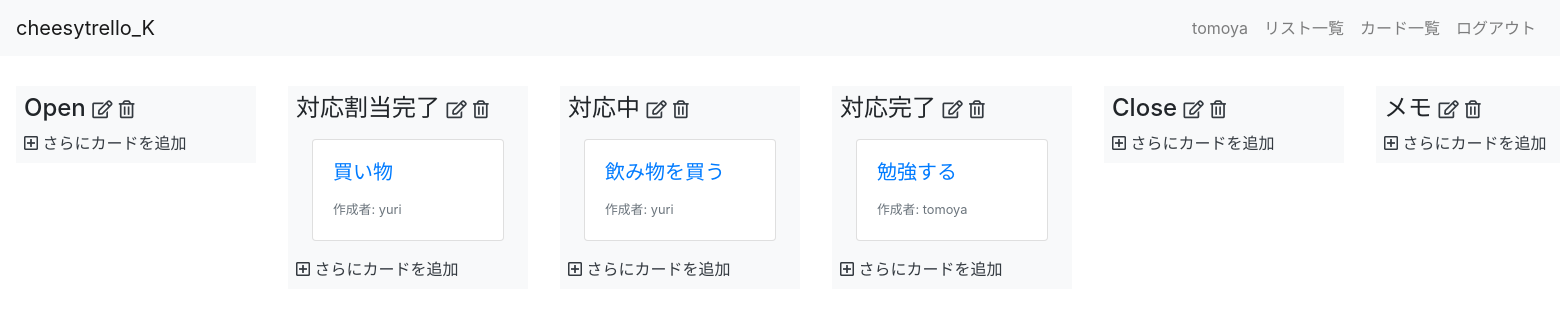
Screenshot of /kanban/home/ (signed in) with the database file from the repository.
### kanban/models.py (models this page shows, shortened)
class List(models.Model):
    title = models.CharField(max_length=200)
    user = models.ForeignKey(User, on_delete=models.CASCADE)

class Card(models.Model):
    title = models.CharField(max_length=200)
    description = models.TextField()
    user = models.ForeignKey(User, on_delete=models.CASCADE)
    list = models.ForeignKey(List, on_delete=models.CASCADE)

### kanban/views.py (the view)
# urls.py: path("home/", views.HomeView.as_view(), name="home"), # 追加
class HomeView(LoginRequiredMixin, ListView):
    model = List
    template_name = "kanban/home.html"

### kanban/templates/kanban/home.html (shortened to what this page needs)
{% extends "kanban/base.html" %}
{% block content %}
<div class="container-fluid home">
  <div class="row flex-nowrap">
    {% for list in list_list %}
    <div class="bg-light m-3 p-2 list">
      <h4>{{ list.title }}
        <a href="{% url 'kanban:lists_update' list.pk %}" class="text-dark"><i class="far fa-edit fa-xs"></i></a>
        <a href="{% url 'kanban:lists_delete' list.pk %}" class="text-dark"><i class="far fa-trash-alt fa-xs"></i></a>
      </h4>
      {% for card in list.card_set.all %}
      <a href="{% url 'kanban:cards_detail' card.pk %}" class="card m-3">
        <div class="card-body">
          <h5 class="card-title">{{ card.title }}</h5>
          <footer>
            <small class="text-muted">作成者: {{ card.user.username }}</small>
          </footer>
        </div>
      </a>
      {% endfor %}
      <a href="{% url 'kanban:cards_create' %}" class="text-dark"><i class="far fa-plus-square"></i> さらにカードを追加</a>
    </div>
    {% endfor %}
  </div>
</div>
{% endblock %}

### kanban/templates/kanban/base.html (shortened to what this page needs)
{% load static %}
<!doctype html>
<html lang="ja">
  <head>
    <link rel="stylesheet" href="https://stackpath.bootstrapcdn.com/bootstrap/4.3.1/css/bootstrap.min.css">
    <link href="https://use.fontawesome.com/releases/v5.6.1/css/all.css" rel="stylesheet">
    <link rel="stylesheet" type="text/css" href="{% static 'kanban/custom.css' %}">
  </head>
  <body>
    <header>
      <nav class="navbar navbar-expand-lg navbar-light bg-light fixed-top">
        {% if request.user.is_authenticated %}
        <a class="navbar-brand" href="{% url 'kanban:home' %}">cheesytrello_K</a>
        {% else %}
        <a class="navbar-brand" href="{% url 'kanban:index' %}">cheesytrello_K</a>
        {% endif %}
        <div class="collapse navbar-collapse" id="navbarSupportedContent">
          <ul class="navbar-nav">
            {% if request.user.is_authenticated %}
            <li class="nav-item">
              <a class="nav-link" href="{% url 'kanban:users_detail' request.user.pk %}">{{ request.user.username }}</a>
            </li>
            <li class="nav-item">
              <a class="nav-link" href="{% url 'kanban:lists_list' %}">リスト一覧</a>
            </li>
            <li class="nav-item">
              <a class="nav-link" href="{% url 'kanban:cards_list' %}">カード一覧</a>
            </li>
            <li class="nav-item">
              <a class="nav-link" href="{% url 'logout' %}">ログアウト</a>
            </li>
            {% endif %}
          </ul>
        </div>
      </nav>
    </header>
    <main>
      {% block content %}
      {% endblock %}
    </main>
  </body>
</html>

### kanban/static/kanban/custom.css (style rules this page uses)
body { padding-top: 70px; }
.home { display: table-cell !important; }
.list { width: 240px; height: 100%; }

### kanban/templates/kanban/home.html (style rules this page uses)
body { padding-top: 70px; }

### rows the page displays
List: title "Open"
List: title "対応割当完了"
Card: title "買い物", user.username "yuri"
List: title "対応中"
Card: title "飲み物を買う", user.username "yuri"
List: title "対応完了"
Card: title "勉強する", user.username "tomoya"
List: title "Close"
List: title "メモ"

### other values shown
{{ request.user.username }} "tomoya"
